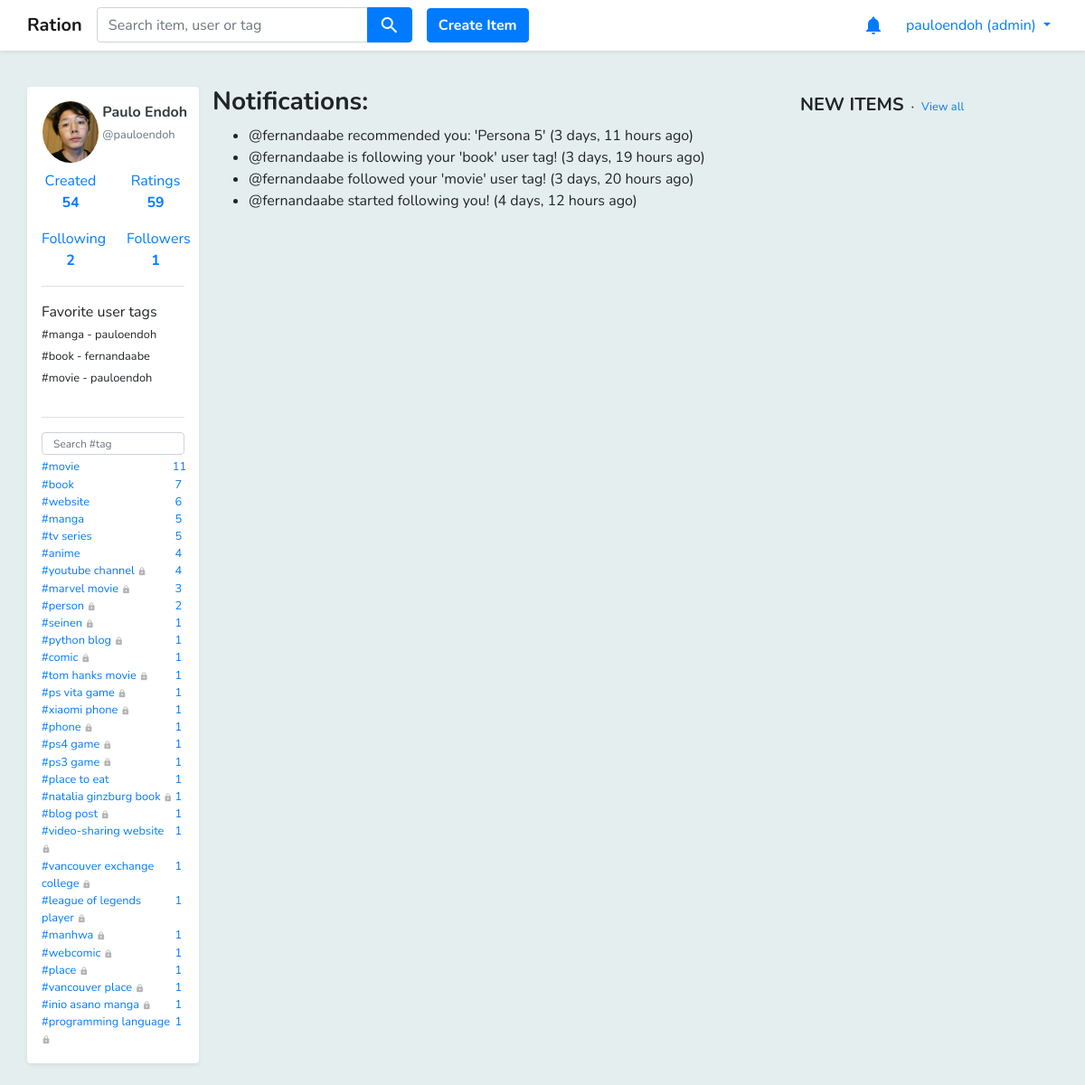
Screenshot of /notifications/ (signed in) with the database file from the repository.
### core/models.py (models this page shows, shortened)
class Profile(models.Model):
    user = models.OneToOneField(
        User,
        related_name='profile',
        on_delete=models.CASCADE,
        primary_key=True
    )
    fullname = models.CharField(max_length=100)
    picture = models.ImageField(upload_to='profile_pics', blank=True, default="profile_pics/default.png")
    bio = models.TextField(null=True, blank=True)
    location = models.TextField(null=True, blank=True)
    website = models.TextField(null=True, blank=True)

class User_Item(models.Model):
    user = models.ForeignKey(User, related_name='user_items', on_delete=models.CASCADE)
    item = models.ForeignKey(Item, related_name='user_items', on_delete=models.CASCADE)
    rating = models.FloatField(validators=[MinValueValidator(1), MaxValueValidator(5)], null=True, blank=True)
    interest = models.FloatField(validators=[MinValueValidator(1), MaxValueValidator(3)], null=True, blank=True)

class Following(models.Model):
    follower = models.ForeignKey(User, on_delete=models.CASCADE)
    user_tag = models.ForeignKey(User_Tag, on_delete=models.CASCADE)

class User_Tag(models.Model):
    user = models.ForeignKey(User, on_delete=models.CASCADE)
    tag = models.ForeignKey(Tag, on_delete=models.CASCADE)
    item_count = models.IntegerField()
    is_private = models.NullBooleanField()

class Favorite_User_Tag(models.Model):
    user = models.ForeignKey(User, related_name='favorite_user_tags', on_delete=models.CASCADE)
    user_tag = models.ForeignKey(User_Tag, on_delete=models.CASCADE)

class Tag(models.Model):
    name = models.TextField()
    is_official = models.BooleanField(default=0)

class Notification(models.Model):
    user = models.ForeignKey(User, related_name='notifications', on_delete=models.CASCADE)
    message = models.CharField(max_length=255)
    timestamp = models.DateTimeField(auto_now_add=True)
    is_new = models.BooleanField(default=True)
    was_new = models.BooleanField(default=False)

### core/views.py (the view)
# urls.py: path('notifications/', views.notifications, name='notifications'),
@login_required
def notifications(request):
    notifications = Notification.objects.filter(user=request.user).order_by('-timestamp')
    for notification in notifications:
        if notification.was_new:
            notification.was_new = False
            notification.save()
        if notification.is_new:
            notification.is_new = False
            notification.was_new = True
            notification.save()
    return render(request, 'notifications.html', {'notifications': notifications, })

### core/models.py (called while the page is built)
def get_user_tag_list(self):
    user_tag_list = User_Tag.objects.filter(user=self).order_by('-item_count')
    return user_tag_list

def get_followers(self):
    followers = []
    user_tags = User_Tag.objects.filter(user=self)
    for user_tag in user_tags:
        followings = Following.objects.filter(user_tag=user_tag)
        for following in followings:
            in_list = False
            for follower in followers:
                if follower.id == following.follower.id:
                    in_list = True
            if not in_list:
                followers.append(following.follower)
    return followers

def new_notifications_count(self):
    count = 0
    notifications = Notification.objects.filter(user=self)
    for notification in notifications:
        if notification.is_new:
            count += 1
    return count

### core/templatetags/utils.py (called while the page is built)
@register.simple_tag
def get_follower_count_by_user(user):
    followers = user.get_followers()
    return len(followers)

@register.simple_tag
def get_following_count_by_user(user):
    followings = Following.objects.filter(follower=user)
    user_followings = []
    for following in followings:
        inside_list = False
        for user_following in user_followings:
            if following.user_tag.user.id == user_following.id:
                inside_list= True
        if not inside_list:
            user_followings.append(following.user_tag.user)
    return len(user_followings)

@register.simple_tag
def get_created_item_count_by_user(user):
    count = Item.objects.filter(creator=user).count()
    return count

### templates/notifications.html (shortened to what this page needs)
{% extends 'base.html' %}
{% load humanize %}
{% block content %}
<div class="mt-3 pb-2 container">
    <div class="row">
        {% include 'includes/left_container.html' %}
        <div class="col-7">
            <h3 class="font-weight-bold">Notifications: </h3>
            <ul>
                {% for notification in notifications %}
                <li>{% if notification.is_new %}New - {% endif %}
                    {{ notification.message }} ({{ notification.timestamp|naturaltime }})</li>
                {% endfor %}
            </ul>
        </div>
        <div class="col-3 pl-0 pr-0">
            {% include 'includes/right_container.html' %}
        </div>
    </div>
</div>
{% endblock %}

### templates/base.html (shortened to what this page needs)
{% load staticfiles %}
<!DOCTYPE html>
<html lang="en">
<head>
    <link rel="stylesheet" href="{% static 'styles/bootstrap.css' %}">
    <link rel="stylesheet" href="https://use.fontawesome.com/releases/v5.0.13/css/all.css"
>
    <link rel="stylesheet" href="{% static 'styles/jquery-ui.css' %}" type="text/css" media="all"/>
    <link href="{% static 'styles/main.css' %}" rel="stylesheet">
</head>
<body class="body">
<div class="pt-5"></div>
<div class="pt-2"></div>
<nav class="navbar fixed-top navbar-expand-sm bg-white navbar-light shadow-sm ">
    <div class="container pl-0 pr-0 ">
        <ul class="navbar-nav mr-auto">
            <li class="nav-item ">
                <a class="navbar-brand font-weight-bold" href="{% url 'home' %}">Ration</a>
            </li>
            <li class="nav-item">
                <form method="get" action="{% url 'search' %}">
                    <div class="input-group ui-widget">
                        <input id='search-box' type="text" class="form-control text-italic" name="q"
                               placeholder="Search item, user or tag" required
                               />
                        <div class="input-group-append">
                            <button class="btn btn-primary"><i class="material-icons align-middle">search</i></button>
                        </div>
                    </div>
                </form>
            </li>
            {% if request.user.is_authenticated %}
            <div class="pl-3 align-self-center">
                <a href="{% url 'create_item' %}">
                    <button type="button" class="btn btn-primary rounded font-weight-bold">Create Item</button>
                </a>
            </div>
            {% endif %}
        </ul>
        <ul class="navbar-nav">
            {% if request.user.is_authenticated %}
            <li class="nav-item pr-3">
                <a class="nav-link p-0" href="{% url 'notifications' %}">
                    <i class="material-icons pt-2 text-primary">
                    </i>
                </a>
            </li>
            <li class="nav-item dropdown">
                <a class="nav-link dropdown-toggle text-primary" href="#" id="navbardrop"
                   data-toggle="dropdown">
                    {{ request.user.username }}
                    {% if request.user.is_superuser %}
                    (admin)
                    {% endif %}
                </a>
            </li>
            {% endif %}
        </ul>
    </div>
</nav>
{% block content %}{% endblock %}
</body>
</html>

### templates/includes/left_container.html (shortened to what this page needs)
{% load utils %}
<div class="col-2 pl-0 pr-0">
    {% if request.user.is_authenticated %}
    <div class="bg-white pl-3 pr-3 shadow-sm rounded">
        <div class="pt-3">
            {% if user.is_authenticated %}
            <div class="row">
                <div class="col-5 pl-3 pr-0">
                    <a href="{% url 'user' user.username %}">
                        <img class="rounded-circle w-100" src="/media/{{ user.profile.picture }}"/>
                    </a>
                </div>
                <div class="col-7 pl-1 pr-2">
                    <p>
                        <a href="{% url 'user' user.username %}" class="text-dark no-underline">
                            <b>{{ user.profile.fullname }}</b>
                            <br>
                            <small class="text-muted d-inline">@{{ user.username }}</small>
                        </a>
                    </p>
                </div>
            </div>
            <div class="row">
                <div class="col-6">
                    <div class="align-self-center">
                        <a class="nav-link text-center pl-0 pr-0 {% if '/created' in request.path %}font-weight-bold{% endif %}"
                           href="{% url 'user_created_item_list' user.username %}">Created
                            <br>
                            <b>
                                {%get_created_item_count_by_user user%}
                            </b>
                        </a>
                    </div>
                </div>
                <div class="col-6">
                    <div class="align-self-center">
                        <a class="nav-link text-center pl-0 pr-0  {% if '/ratings' in request.path %}font-weight-bold{% endif %}"
                           href="{% url 'rating_list' user.username %}">Ratings<br><b>{{user.user_items.all|length}}</b>
                        </a>
                    </div>
                </div>
            </div>
            <div class="row">
                <div class="col-6">
                    <div class="align-self-center">
                        <a class="nav-link text-center pl-0 pr-0  {% if '/following' in request.path %}font-weight-bold{% endif %}"
                           href="{% url 'following_list' user.username %}">Following
                            <br>
                            <b> {% get_following_count_by_user user %}</b>
                        </a>
                    </div>
                </div>
                <div class="col-6">
                    <div class="align-self-center">
                        <a class="nav-link text-center pl-0 pr-0  {% if '/followers' in request.path %}font-weight-bold{% endif %}"
                           href="{% url 'follower_list' user.username %}">Followers<br>
                            <b>{% get_follower_count_by_user user %}</b>
                        </a>
                    </div>
                </div>
            </div>
            {% if user == request.user and user.favorite_user_tags.count > 0 %}
            <div class="mt-2 mb-3 container border-top"></div>
            Favorite user tags
            <ul class="no-bullets pl-0 pb-3">
                {% for favorite_user_tag in user.favorite_user_tags.all %}
                <li>
                    <small>
                        #{{ favorite_user_tag.user_tag.tag.name }} -
                        {{ favorite_user_tag.user_tag.user.username }}
                    </small>
                </li>
                {% endfor %}
            </ul>
            {% endif %}
            <div class="mt-2 mb-3 container border-top"></div>
            <ul class="no-bullets pl-0 pb-3">
                <div class="form-group mb-1">
                    <input class="form-control user-tag-filter" type="text" placeholder="Search #tag"/>
                </div>
                {% for user_tag in user.get_user_tag_list %}
                {% if user_tag.user == request.user %}
                <li>
                    <small>
                        <a href="{% url 'rating_list' user.username %}?tag={{ user_tag.tag.name }}">
                            <div class="row no-gutters">
                                <div class="col-11">
                                    #{{ user_tag.tag.name }}
                                    {% if user_tag.is_private %}
                                    <i class="material-icons align-middle" style="font-size: 10px; color: #b5b5b5; ">
                                    </i>
                                    {% endif %}
                                </div>
                                <div class="col-1 text-center">
                                    {{ user_tag.item_count }}
                                </div>
                            </div>
                        </a>
                    </small>
                </li>
                {% endif %}
                {% endfor %}
            </ul>
            {% endif %}
        </div>
    </div>
    {% endif %}
</div>

### static/styles/main.css (style rules this page uses)
.no-underline:link { text-decoration:none; }
#search-box { width:300px; }
.no-bullets { list-style-type: none; }
.body { background-color: #e5eeef; }
.user-tag-filter { height: 25px; font-size: 12px; }

### rows the page displays
Favorite_User_Tag: user_tag.tag.name "manga", user_tag.user.username "pauloendoh"
Favorite_User_Tag: user_tag.tag.name "book", user_tag.user.username "fernandaabe"
Favorite_User_Tag: user_tag.tag.name "movie", user_tag.user.username "pauloendoh"
User_Tag: tag.name "movie", item_count "11"
User_Tag: tag.name "book", item_count "7"
User_Tag: tag.name "website", item_count "6"
User_Tag: tag.name "manga", item_count "5"
User_Tag: tag.name "tv series", item_count "5"
User_Tag: tag.name "anime", item_count "4"
User_Tag: tag.name "youtube channel", is_private True (drawn), item_count "4"
User_Tag: tag.name "marvel movie", is_private True (drawn), item_count "3"
User_Tag: tag.name "person", is_private True (drawn), item_count "2"
User_Tag: tag.name "seinen", is_private True (drawn), item_count "1"
User_Tag: tag.name "python blog", is_private True (drawn), item_count "1"
User_Tag: tag.name "comic", is_private True (drawn), item_count "1"
User_Tag: tag.name "tom hanks movie", is_private True (drawn), item_count "1"
User_Tag: tag.name "ps vita game", is_private True (drawn), item_count "1"
User_Tag: tag.name "xiaomi phone", is_private True (drawn), item_count "1"
User_Tag: tag.name "phone", is_private True (drawn), item_count "1"
User_Tag: tag.name "ps4 game", is_private True (drawn), item_count "1"
User_Tag: tag.name "ps3 game", is_private True (drawn), item_count "1"
User_Tag: tag.name "place to eat", item_count "1"
User_Tag: tag.name "natalia ginzburg book", is_private True (drawn), item_count "1"
User_Tag: tag.name "blog post", is_private True (drawn), item_count "1"
User_Tag: tag.name "video-sharing website", is_private True (drawn), item_count "1"
User_Tag: tag.name "vancouver exchange college", is_private True (drawn), item_count "1"
User_Tag: tag.name "league of legends player", is_private True (drawn), item_count "1"
User_Tag: tag.name "manhwa", is_private True (drawn), item_count "1"
User_Tag: tag.name "webcomic", is_private True (drawn), item_count "1"
User_Tag: tag.name "place", is_private True (drawn), item_count "1"
User_Tag: tag.name "vancouver place", is_private True (drawn), item_count "1"
User_Tag: tag.name "inio asano manga", is_private True (drawn), item_count "1"
User_Tag: tag.name "programming language", is_private True (drawn), item_count "1"
Notification: message "@fernandaabe recommended you: 'Persona 5'", timestamp "3 days, 11 hours ago"
Notification: message "@fernandaabe is following your 'book' user tag!", timestamp "3 days, 19 hours ago"
Notification: message "@fernandaabe followed your 'movie' user tag!", timestamp "3 days, 20 hours ago"
Notification: message "@fernandaabe started following you!", timestamp "4 days, 12 hours ago"

### other values shown
{{ request.user.username }} "pauloendoh"
{{ user.profile.fullname }} "Paulo Endoh"
{{ user.username }} "pauloendoh"
{{ user.user_items.all|length }} "59"
